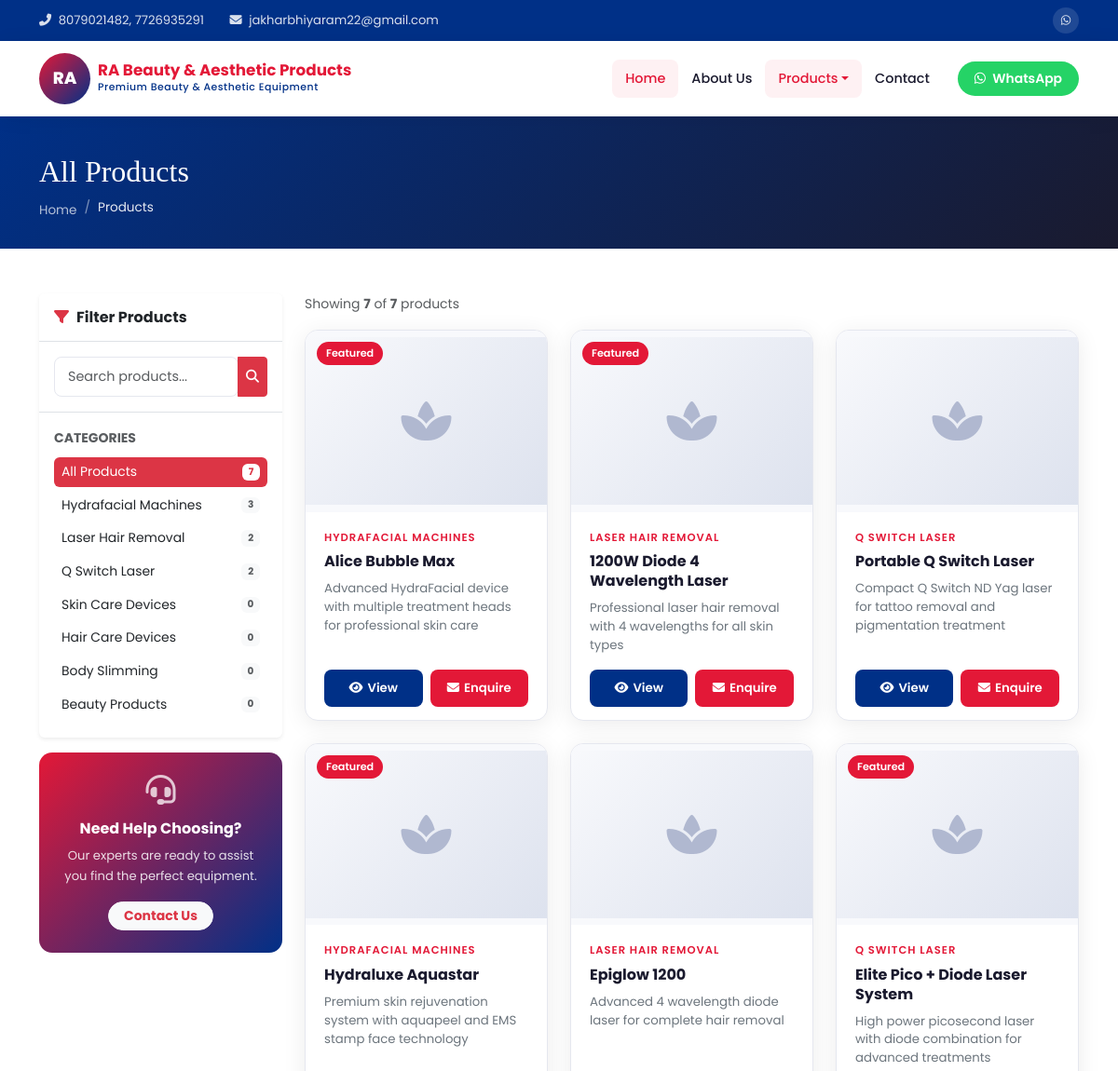
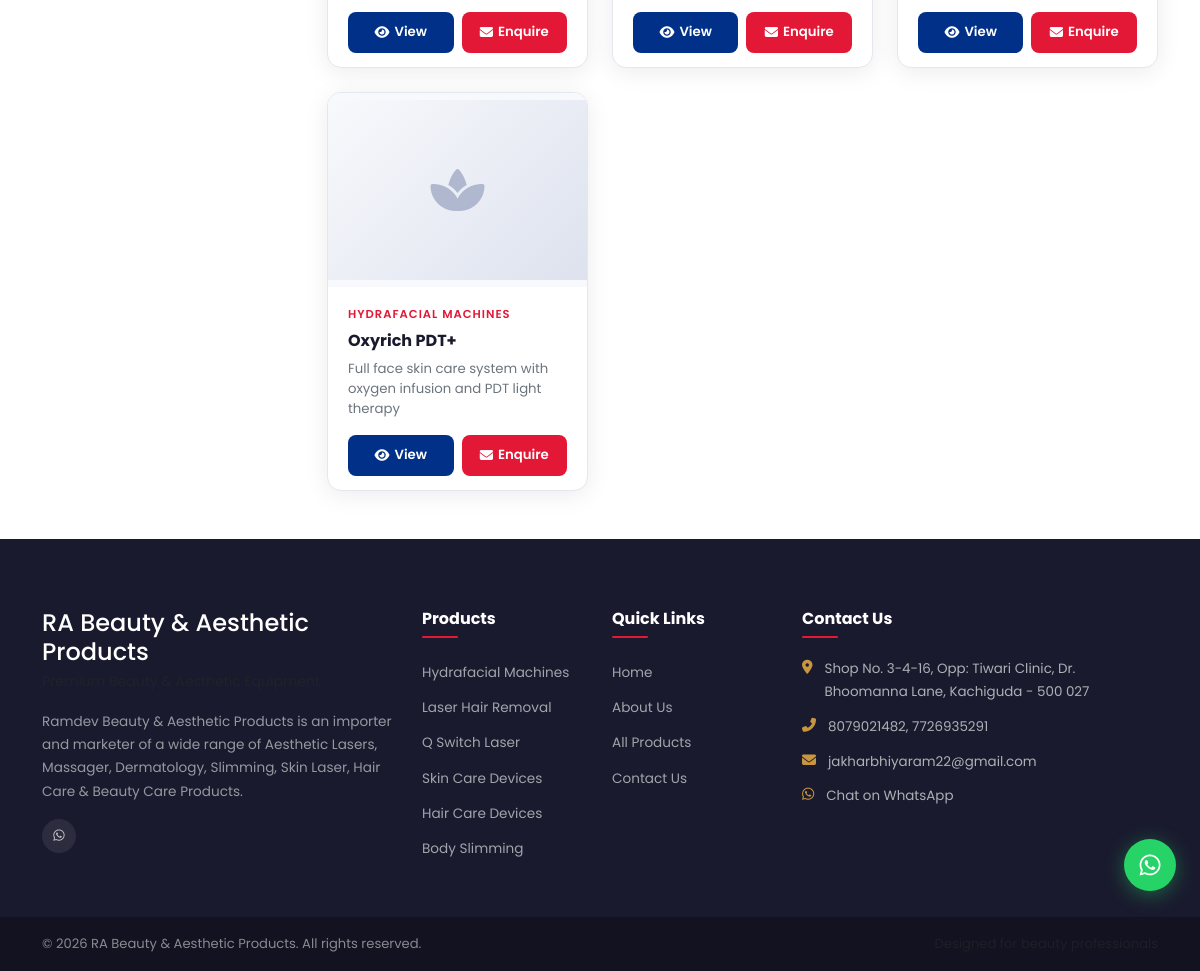
/products.php, run on the app's committed database (2 pictures, top to bottom).
### tables this page shows
CREATE TABLE IF NOT EXISTS settings (
    id INT AUTO_INCREMENT PRIMARY KEY,
    setting_key VARCHAR(100) NOT NULL UNIQUE,
    setting_value TEXT,
    updated_at TIMESTAMP DEFAULT CURRENT_TIMESTAMP ON UPDATE CURRENT_TIMESTAMP
);

CREATE TABLE IF NOT EXISTS categories (
    id INT AUTO_INCREMENT PRIMARY KEY,
    name VARCHAR(150) NOT NULL,
    slug VARCHAR(150) NOT NULL UNIQUE,
    description TEXT,
    image VARCHAR(255),
    sort_order INT DEFAULT 0,
    is_active TINYINT(1) DEFAULT 1,
    created_at TIMESTAMP DEFAULT CURRENT_TIMESTAMP
);

CREATE TABLE IF NOT EXISTS products (
    id INT AUTO_INCREMENT PRIMARY KEY,
    category_id INT NOT NULL,
    name VARCHAR(255) NOT NULL,
    slug VARCHAR(255) NOT NULL UNIQUE,
    short_description TEXT,
    description TEXT,
    features TEXT,
    specifications TEXT,
    price DECIMAL(10,2) DEFAULT NULL,
    image VARCHAR(255),
    image_gallery TEXT,
    is_featured TINYINT(1) DEFAULT 0,
    is_active TINYINT(1) DEFAULT 1,
    sort_order INT DEFAULT 0,
    created_at TIMESTAMP DEFAULT CURRENT_TIMESTAMP,
    updated_at TIMESTAMP DEFAULT CURRENT_TIMESTAMP ON UPDATE CURRENT_TIMESTAMP,
    FOREIGN KEY (category_id) REFERENCES categories(id) ON DELETE CASCADE
);

### products.php (the view, shortened to what the rows shown need)
<?php
require_once __DIR__ . '/includes/config.php';
$pdo = getDB();
$catSlug  = isset($_GET['category']) ? trim($_GET['category']) : '';
$search   = isset($_GET['q']) ? trim($_GET['q']) : '';
$page     = max(1, (int)($_GET['page'] ?? 1));
$perPage  = 12;
$offset   = ($page - 1) * $perPage;
$currentCat = null;
$where = "p.is_active=1";
$params = [];
$stmt = $pdo->prepare("SELECT p.*, c.name AS cat_name, c.slug AS cat_slug
    FROM products p JOIN categories c ON p.category_id=c.id
    WHERE $where ORDER BY p.sort_order, p.id LIMIT $perPage OFFSET $offset");
$stmt->execute($params);
$products = $stmt->fetchAll();
$allCats = $pdo->query("SELECT * FROM categories WHERE is_active=1 ORDER BY sort_order")->fetchAll();
include __DIR__ . '/includes/header.php';
?>
<div class="page-header">
    <div class="container">
        <h1><?= $currentCat ? sanitize($currentCat['name']) : ($search ? 'Search: ' . sanitize($search) : 'All Products') ?></h1>
    </div>
</div>
<section class="py-5">
    <div class="container">
        <div class="row g-4">
            <div class="col-lg-3">
                <div class="card border-0 shadow-sm mb-3">
                    <div class="card-body p-0">
                        <div class="p-3">
                            <ul class="list-unstyled mb-0">
                                <?php foreach ($allCats as $cat):
                                    $cnt = $pdo->prepare("SELECT COUNT(*) FROM products WHERE category_id=? AND is_active=1");
                                    $cnt->execute([$cat['id']]); $c = $cnt->fetchColumn();
                                ?>
                                <li class="mb-1">
                                    <a href="products.php?category=<?= $cat['slug'] ?>" class="d-flex justify-content-between align-items-center text-decoration-none py-1 px-2 rounded <?= $catSlug === $cat['slug'] ? 'bg-danger text-white' : 'text-dark' ?>" style="font-size:0.87rem; transition:all 0.2s;">
                                        <span><?= sanitize($cat['name']) ?></span>
                                        <span class="badge <?= $catSlug === $cat['slug'] ? 'bg-white text-danger' : 'bg-light text-muted' ?>"><?= $c ?></span>
                                    </a>
                                </li>
                                <?php endforeach; ?>
                            </ul>
                        </div>
                    </div>
                </div>
            </div>
            <div class="col-lg-9">
                <?php if (empty($products)): ?>
                <div class="text-center py-5">
                    <i class="fas fa-search fa-3x text-muted mb-3"></i>
                    <h5 class="text-muted">No products found</h5>
                    <p class="text-muted">Try a different search term or browse all categories.</p>
                    <a href="products.php" class="btn btn-danger rounded-pill px-4 mt-2">View All Products</a>
                </div>
                <?php else: ?>
                <div class="row g-4">
                    <?php foreach ($products as $i => $p): ?>
                    <div class="col-sm-6 col-xl-4" data-aos="fade-up" data-aos-delay="<?= ($i % 3) * 60 ?>">
                        <div class="product-card">
                            <div class="product-img-wrap">
                                <?php if ($p['image'] && file_exists(UPLOAD_PATH . $p['image'])): ?>
                                <img src="<?= UPLOAD_URL . $p['image'] ?>" alt="<?= sanitize($p['name']) ?>" loading="lazy">
                                <?php else: ?>
                                <div class="no-img w-100" style="min-height:180px;"><i class="fas fa-spa"></i></div>
                                <?php endif; ?>
                                <?php if ($p['is_featured']): ?><span class="product-badge">Featured</span><?php endif; ?>
                            </div>
                            <div class="product-body">
                                <div class="product-cat"><?= sanitize($p['cat_name']) ?></div>
                                <div class="product-name"><?= sanitize($p['name']) ?></div>
                                <div class="product-desc"><?= sanitize($p['short_description']) ?></div>
                                <div class="product-footer">
                                    <a href="product.php?slug=<?= $p['slug'] ?>" class="btn-view"><i class="fas fa-eye"></i> View</a>
                                    <a href="contact.php?product=<?= $p['id'] ?>" class="btn-enquire"><i class="fas fa-envelope"></i> Enquire</a>
                                </div>
                            </div>
                        </div>
                    </div>
                    <?php endforeach; ?>
                </div>
                <?php endif; ?>
            </div>
        </div>
    </div>
</section>
<?php include __DIR__ . '/includes/footer.php'; ?>

### includes/header.php (shortened to what the rows shown need)
<?php
require_once __DIR__ . '/config.php';
$pdo = getDB();
$cats = $pdo->query("SELECT * FROM categories WHERE is_active=1 ORDER BY sort_order")->fetchAll();
$siteName = getSetting('site_name', SITE_NAME);
$siteTagline = getSetting('site_tagline', 'Premium Beauty Equipment');
$contactPhone = getSetting('contact_phone', '8079021482');
$contactEmail = getSetting('contact_email', '');
?>
<!DOCTYPE html>
<html lang="en">
<head>
    <link href="https://cdn.jsdelivr.net/npm/bootstrap@5.3.2/dist/css/bootstrap.min.css" rel="stylesheet">
    <link href="https://cdnjs.cloudflare.com/ajax/libs/font-awesome/6.5.0/css/all.min.css" rel="stylesheet">
    <link href="https://cdn.jsdelivr.net/npm/swiper@11/swiper-bundle.min.css" rel="stylesheet">
    <link href="https://cdnjs.cloudflare.com/ajax/libs/aos/2.3.4/aos.css" rel="stylesheet">
    <link href="<?= SITE_URL ?>/assets/css/style.css" rel="stylesheet">
</head>
<body>
<div class="top-bar py-2 d-none d-md-block">
    <div class="container">
        <div class="row align-items-center">
            <div class="col-md-8">
                <span class="me-4"><i class="fas fa-phone-alt me-1"></i> <?= sanitize($contactPhone) ?></span>
                <span><i class="fas fa-envelope me-1"></i> <?= sanitize($contactEmail) ?></span>
            </div>
        </div>
    </div>
</div>
<nav class="navbar navbar-expand-lg navbar-light sticky-top" id="mainNav">
    <div class="container">
        <a class="navbar-brand d-flex align-items-center" href="<?= SITE_URL ?>/">
            <div>
                <div class="brand-name"><?= $siteName ?></div>
                <div class="brand-tagline"><?= $siteTagline ?></div>
            </div>
        </a>
    </div>
</nav>

### includes/footer.php (shortened to what the rows shown need)
<?php
$address = getSetting('contact_address', 'Kachiguda, Hyderabad - 500 027');
$phone = getSetting('contact_phone', '8079021482');
$email = getSetting('contact_email', 'jakharbhiyaram22@gmail.com');
$whatsapp = getSetting('contact_whatsapp', '918079021482');
$about = getSetting('site_about', '');
?>
<footer class="footer">
    <div class="container">
        <div class="row gy-4">
            <div class="col-lg-4 col-md-6">
                <div class="footer-brand mb-3">
                    <h4 class="text-white mb-1"><?= $siteName ?></h4>
                    <p class="text-muted small"><?= sanitize($siteTagline) ?></p>
                </div>
                <p class="footer-about"><?= sanitize($about) ?></p>
                <div class="footer-social mt-3">
                    <a href="https://wa.me/<?= $whatsapp ?>" target="_blank"><i class="fab fa-whatsapp"></i></a>
                </div>
            </div>
            <div class="col-lg-2 col-md-6">
                <ul class="footer-links">
                    <?php foreach(array_slice($cats, 0, 6) as $cat): ?>
                    <li><a href="<?= SITE_URL ?>/products.php?category=<?= $cat['slug'] ?>"><?= sanitize($cat['name']) ?></a></li>
                    <?php endforeach; ?>
                </ul>
            </div>
            <div class="col-lg-4 col-md-6">
                <ul class="footer-contact">
                    <li><i class="fas fa-map-marker-alt"></i><span><?= sanitize($address) ?></span></li>
                    <li><i class="fas fa-phone-alt"></i><a href="tel:<?= preg_replace('/[^0-9]/', '', $phone) ?>"><?= sanitize($phone) ?></a></li>
                    <li><i class="fas fa-envelope"></i><a href="mailto:<?= sanitize($email) ?>"><?= sanitize($email) ?></a></li>
                </ul>
            </div>
        </div>
    </div>
    <div class="footer-bottom">
        <div class="container">
            <div class="row align-items-center">
                <div class="col-md-6 text-center text-md-start">
                    <p class="mb-0">&copy; <?= date('Y') ?> <?= $siteName ?>. All rights reserved.</p>
                </div>
            </div>
        </div>
    </div>
</footer>
</body>
</html>

### data on the page
settings: setting_value "8079021482, 7726935291"
settings: setting_value "jakharbhiyaram22@gmail.com"
settings: setting_value "RA Beauty & Aesthetic Products"
settings: setting_value "Premium Beauty & Aesthetic Equipment"
categories: name "Hydrafacial Machines", c "3"
categories: name "Laser Hair Removal", c "2"
categories: name "Q Switch Laser", c "2"
categories: name "Skin Care Devices", c "0"
categories: name "Hair Care Devices", c "0"
categories: name "Body Slimming", c "0"
categories: name "Beauty Products", c "0"
products: is_featured "Featured", category.name "HYDRAFACIAL MACHINES", name "Alice Bubble Max", short_description "Advanced HydraFacial device with multiple treatment heads for professional skin care"
products: is_featured "Featured", category.name "LASER HAIR REMOVAL", name "1200W Diode 4 Wavelength Laser", short_description "Professional laser hair removal with 4 wavelengths for all skin types"
products: category.name "Q SWITCH LASER", name "Portable Q Switch Laser", short_description "Compact Q Switch ND Yag laser for tattoo removal and pigmentation treatment"
products: is_featured "Featured", category.name "HYDRAFACIAL MACHINES", name "Hydraluxe Aquastar", short_description "Premium skin rejuvenation system with aquapeel and EMS stamp face technology"
products: category.name "LASER HAIR REMOVAL", name "Epiglow 1200", short_description "Advanced 4 wavelength diode laser for complete hair removal"
products: is_featured "Featured", category.name "Q SWITCH LASER", name "Elite Pico + Diode Laser System", short_description "High power picosecond laser with diode combination for advanced treatments"
products: category.name "HYDRAFACIAL MACHINES", name "Oxyrich PDT+", short_description "Full face skin care system with oxygen infusion and PDT light therapy"
settings: setting_value "Ramdev Beauty & Aesthetic Products is an importer and marketer of a wide range of Aesthetic Lasers, Massager, Dermatology, Slimming, Skin Laser, Hair Care & Beauty Care Products."
settings: setting_value "Shop No. 3-4-16, Opp: Tiwari Clinic, Dr. Bhoomanna Lane, Kachiguda - 500 027"

### other printed values
count($products) "7"
$totalCount "7"
